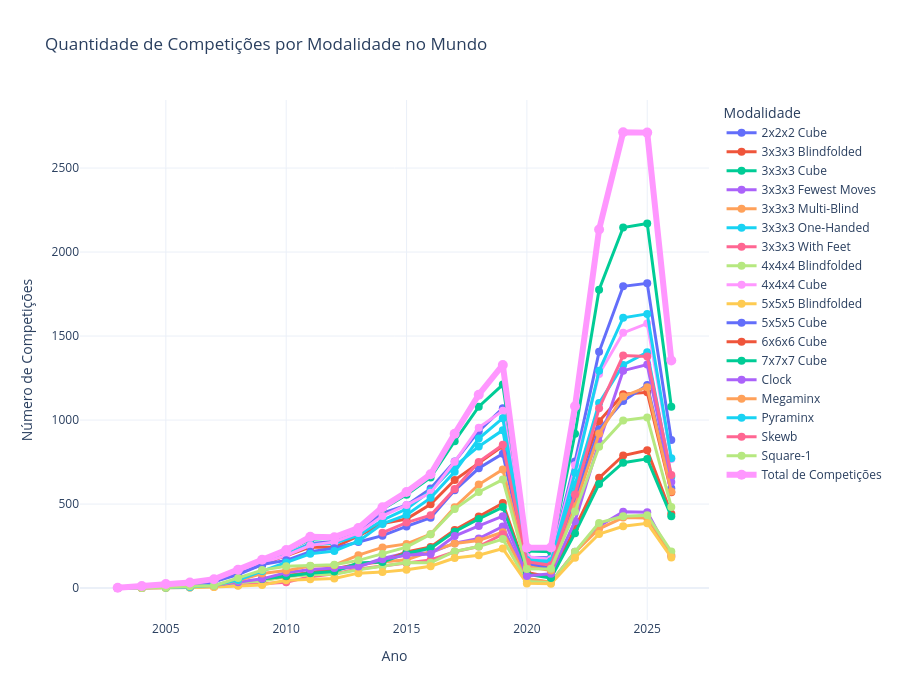

Notebook code cell kept with this figure:
### Code cell
fig_absolute_world = plot_events_over_time(df_final, 'Quantidade de Competições por Modalidade no Mundo')
fig_absolute_world

### Figure 1 — Plotly figure (JSON) as saved in the notebook; plotly's stock layout.template omitted (floating-point values rounded to 4 significant figures)
{"data": [{"hovertemplate": "<b>%{fullData.name}</b><br>Ano: %{x}<br>Competições: %{y}<extra></extra>", "line": {"width": 3}, "marker": {"size": 8}, "mode": "lines+markers", "name": "2x2x2 Cube", "type": "scatter", "x": [2004, 2005, 2006, 2007, 2008, 2009, 2010, 2011, 2012, 2013, 2014, 2015, 2016, 2017, 2018, 2019, 2020, 2021, 2022, 2023, 2024, 2025, 2026], "y": [1, 14, 20, 38, 95, 137, 198, 265, 277, 329, 446, 493, 592, 753, 934, 1071, 183, 181, 753, 1406, 1796, 1814, 882]}, {"hovertemplate": "<b>%{fullData.name}</b><br>Ano: %{x}<br>Competições: %{y}<extra></extra>", "line": {"width": 3}, "marker": {"size": 8}, "mode": "lines+markers", "name": "3x3x3 Blindfolded", "type": "scatter", "x": [2003, 2004, 2005, 2006, 2007, 2008, 2009, 2010, 2011, 2012, 2013, 2014, 2015, 2016, 2017, 2018, 2019, 2020, 2021, 2022, 2023, 2024, 2025, 2026], "y": [1, 6, 17, 28, 47, 104, 148, 192, 244, 243, 310, 384, 411, 499, 643, 743, 846, 154, 127, 583, 993, 1154, 1165, 571]}, {"hovertemplate": "<b>%{fullData.name}</b><br>Ano: %{x}<br>Competições: %{y}<extra></extra>", "line": {"width": 3}, "marker": {"size": 8}, "mode": "lines+markers", "name": "3x3x3 Cube", "type": "scatter", "x": [2003, 2004, 2005, 2006, 2007, 2008, 2009, 2010, 2011, 2012, 2013, 2014, 2015, 2016, 2017, 2018, 2019, 2020, 2021, 2022, 2023, 2024, 2025, 2026], "y": [2, 12, 24, 33, 53, 109, 163, 218, 290, 296, 353, 470, 555, 658, 874, 1080, 1211, 221, 217, 918, 1776, 2146, 2170, 1080]}, {"hovertemplate": "<b>%{fullData.name}</b><br>Ano: %{x}<br>Competições: %{y}<extra></extra>", "line": {"width": 3}, "marker": {"size": 8}, "mode": "lines+markers", "name": "3x3x3 Fewest Moves", "type": "scatter", "x": [2003, 2004, 2005, 2006, 2007, 2008, 2009, 2010, 2011, 2012, 2013, 2014, 2015, 2016, 2017, 2018, 2019, 2020, 2021, 2022, 2023, 2024, 2025, 2026], "y": [1, 1, 3, 3, 12, 35, 46, 77, 92, 111, 129, 176, 209, 211, 267, 295, 367, 55, 34, 217, 369, 454, 452, 190]}, {"hovertemplate": "<b>%{fullData.name}</b><br>Ano: %{x}<br>Competições: %{y}<extra></extra>", "line": {"width": 3}, "marker": {"size": 8}, "mode": "lines+markers", "name": "3x3x3 Multi-Blind", "type": "scatter", "x": [2007, 2008, 2009, 2010, 2011, 2012, 2013, 2014, 2015, 2016, 2017, 2018, 2019, 2020, 2021, 2022, 2023, 2024, 2025, 2026], "y": [8, 33, 48, 76, 90, 107, 142, 157, 169, 217, 265, 283, 333, 57, 35, 213, 353, 420, 417, 197]}, {"hovertemplate": "<b>%{fullData.name}</b><br>Ano: %{x}<br>Competições: %{y}<extra></extra>", "line": {"width": 3}, "marker": {"size": 8}, "mode": "lines+markers", "name": "3x3x3 One-Handed", "type": "scatter", "x": [2003, 2004, 2005, 2006, 2007, 2008, 2009, 2010, 2011, 2012, 2013, 2014, 2015, 2016, 2017, 2018, 2019, 2020, 2021, 2022, 2023, 2024, 2025, 2026], "y": [1, 6, 16, 26, 48, 105, 147, 204, 259, 267, 314, 404, 471, 579, 725, 843, 940, 157, 148, 616, 1101, 1328, 1404, 663]}, {"hovertemplate": "<b>%{fullData.name}</b><br>Ano: %{x}<br>Competições: %{y}<extra></extra>", "line": {"width": 3}, "marker": {"size": 8}, "mode": "lines+markers", "name": "3x3x3 With Feet", "type": "scatter", "x": [2004, 2005, 2006, 2007, 2008, 2009, 2010, 2011, 2012, 2013, 2014, 2015, 2016, 2017, 2018, 2019], "y": [1, 6, 7, 8, 17, 24, 34, 68, 85, 114, 133, 148, 167, 216, 247, 321]}, {"hovertemplate": "<b>%{fullData.name}</b><br>Ano: %{x}<br>Competições: %{y}<extra></extra>", "line": {"width": 3}, "marker": {"size": 8}, "mode": "lines+markers", "name": "4x4x4 Blindfolded", "type": "scatter", "x": [2003, 2004, 2005, 2006, 2007, 2008, 2009, 2010, 2011, 2012, 2013, 2014, 2015, 2016, 2017, 2018, 2019, 2020, 2021, 2022, 2023, 2024, 2025, 2026], "y": [1, 1, 1, 4, 13, 33, 42, 67, 80, 83, 109, 130, 152, 151, 218, 247, 292, 39, 32, 217, 388, 427, 434, 218]}, {"hovertemplate": "<b>%{fullData.name}</b><br>Ano: %{x}<br>Competições: %{y}<extra></extra>", "line": {"width": 3}, "marker": {"size": 8}, "mode": "lines+markers", "name": "4x4x4 Cube", "type": "scatter", "x": [2003, 2004, 2005, 2006, 2007, 2008, 2009, 2010, 2011, 2012, 2013, 2014, 2015, 2016, 2017, 2018, 2019, 2020, 2021, 2022, 2023, 2024, 2025, 2026], "y": [1, 7, 22, 30, 47, 102, 150, 194, 254, 275, 328, 429, 494, 567, 752, 955, 1055, 186, 172, 731, 1274, 1519, 1575, 769]}, {"hovertemplate": "<b>%{fullData.name}</b><br>Ano: %{x}<br>Competições: %{y}<extra></extra>", "line": {"width": 3}, "marker": {"size": 8}, "mode": "lines+markers", "name": "5x5x5 Blindfolded", "type": "scatter", "x": [2003, 2004, 2005, 2006, 2007, 2008, 2009, 2010, 2011, 2012, 2013, 2014, 2015, 2016, 2017, 2018, 2019, 2020, 2021, 2022, 2023, 2024, 2025, 2026], "y": [1, 1, 1, 3, 7, 14, 18, 47, 52, 57, 89, 95, 109, 130, 179, 196, 235, 28, 26, 181, 322, 368, 386, 182]}, {"hovertemplate": "<b>%{fullData.name}</b><br>Ano: %{x}<br>Competições: %{y}<extra></extra>", "line": {"width": 3}, "marker": {"size": 8}, "mode": "lines+markers", "name": "5x5x5 Cube", "type": "scatter", "x": [2003, 2004, 2005, 2006, 2007, 2008, 2009, 2010, 2011, 2012, 2013, 2014, 2015, 2016, 2017, 2018, 2019, 2020, 2021, 2022, 2023, 2024, 2025, 2026], "y": [1, 5, 14, 22, 38, 80, 140, 165, 217, 237, 274, 312, 367, 419, 582, 713, 800, 143, 115, 538, 946, 1113, 1209, 594]}, {"hovertemplate": "<b>%{fullData.name}</b><br>Ano: %{x}<br>Competições: %{y}<extra></extra>", "line": {"width": 3}, "marker": {"size": 8}, "mode": "lines+markers", "name": "6x6x6 Cube", "type": "scatter", "x": [2009, 2010, 2011, 2012, 2013, 2014, 2015, 2016, 2017, 2018, 2019, 2020, 2021, 2022, 2023, 2024, 2025, 2026], "y": [55, 71, 92, 114, 144, 158, 215, 245, 346, 426, 506, 93, 64, 357, 656, 789, 820, 442]}, {"hovertemplate": "<b>%{fullData.name}</b><br>Ano: %{x}<br>Competições: %{y}<extra></extra>", "line": {"width": 3}, "marker": {"size": 8}, "mode": "lines+markers", "name": "7x7x7 Cube", "type": "scatter", "x": [2009, 2010, 2011, 2012, 2013, 2014, 2015, 2016, 2017, 2018, 2019, 2020, 2021, 2022, 2023, 2024, 2025, 2026], "y": [54, 72, 88, 99, 149, 155, 207, 237, 336, 411, 482, 83, 60, 327, 620, 746, 769, 427]}, {"hovertemplate": "<b>%{fullData.name}</b><br>Ano: %{x}<br>Competições: %{y}<extra></extra>", "line": {"width": 3}, "marker": {"size": 8}, "mode": "lines+markers", "name": "Clock", "type": "scatter", "x": [2003, 2004, 2005, 2006, 2007, 2008, 2009, 2010, 2011, 2012, 2013, 2014, 2015, 2016, 2017, 2018, 2019, 2020, 2021, 2022, 2023, 2024, 2025, 2026], "y": [1, 3, 5, 10, 15, 34, 55, 92, 110, 119, 129, 171, 195, 203, 310, 370, 428, 72, 86, 398, 867, 1294, 1330, 632]}, {"hovertemplate": "<b>%{fullData.name}</b><br>Ano: %{x}<br>Competições: %{y}<extra></extra>", "line": {"width": 3}, "marker": {"size": 8}, "mode": "lines+markers", "name": "Megaminx", "type": "scatter", "x": [2003, 2004, 2005, 2006, 2007, 2008, 2009, 2010, 2011, 2012, 2013, 2014, 2015, 2016, 2017, 2018, 2019, 2020, 2021, 2022, 2023, 2024, 2025, 2026], "y": [1, 2, 5, 8, 14, 45, 87, 104, 131, 136, 196, 242, 263, 321, 481, 616, 706, 129, 104, 487, 920, 1141, 1196, 575]}, {"hovertemplate": "<b>%{fullData.name}</b><br>Ano: %{x}<br>Competições: %{y}<extra></extra>", "line": {"width": 3}, "marker": {"size": 8}, "mode": "lines+markers", "name": "Pyraminx", "type": "scatter", "x": [2003, 2005, 2006, 2007, 2008, 2009, 2010, 2011, 2012, 2013, 2014, 2015, 2016, 2017, 2018, 2019, 2020, 2021, 2022, 2023, 2024, 2025, 2026], "y": [1, 3, 7, 17, 48, 101, 152, 204, 220, 279, 382, 435, 537, 692, 890, 1011, 167, 159, 686, 1293, 1609, 1632, 773]}, {"hovertemplate": "<b>%{fullData.name}</b><br>Ano: %{x}<br>Competições: %{y}<extra></extra>", "line": {"width": 3}, "marker": {"size": 8}, "mode": "lines+markers", "name": "Skewb", "type": "scatter", "x": [2014, 2015, 2016, 2017, 2018, 2019, 2020, 2021, 2022, 2023, 2024, 2025, 2026], "y": [330, 390, 434, 589, 751, 853, 157, 136, 557, 1070, 1384, 1378, 673]}, {"hovertemplate": "<b>%{fullData.name}</b><br>Ano: %{x}<br>Competições: %{y}<extra></extra>", "line": {"width": 3}, "marker": {"size": 8}, "mode": "lines+markers", "name": "Square-1", "type": "scatter", "x": [2003, 2004, 2005, 2006, 2007, 2008, 2009, 2010, 2011, 2012, 2013, 2014, 2015, 2016, 2017, 2018, 2019, 2020, 2021, 2022, 2023, 2024, 2025, 2026], "y": [1, 1, 4, 11, 14, 60, 107, 130, 133, 139, 165, 203, 244, 320, 470, 572, 646, 113, 115, 456, 841, 998, 1016, 483]}, {"hovertemplate": "<b>Total de Competições</b><br>Ano: %{x}<br>Total: %{y}<extra></extra>", "line": {"width": 6}, "marker": {"size": 10}, "mode": "lines+markers", "name": "Total de Competições", "type": "scatter", "x": [2003, 2004, 2005, 2006, 2007, 2008, 2009, 2010, 2011, 2012, 2013, 2014, 2015, 2016, 2017, 2018, 2019, 2020, 2021, 2022, 2023, 2024, 2025, 2026], "y": [2, 12, 24, 33, 53, 109, 169, 226, 305, 303, 357, 481, 572, 678, 919, 1151, 1328, 240, 242, 1082, 2134, 2713, 2711, 1355]}], "layout": {"height": 700, "hovermode": "closest", "legend": {"itemclick": "toggle", "itemdoubleclick": "toggleothers", "title": {"text": "Modalidade"}}, "title": {"text": "Quantidade de Competições por Modalidade no Mundo"}, "xaxis": {"title": {"text": "Ano"}}, "yaxis": {"title": {"text": "Número de Competições"}}}}
